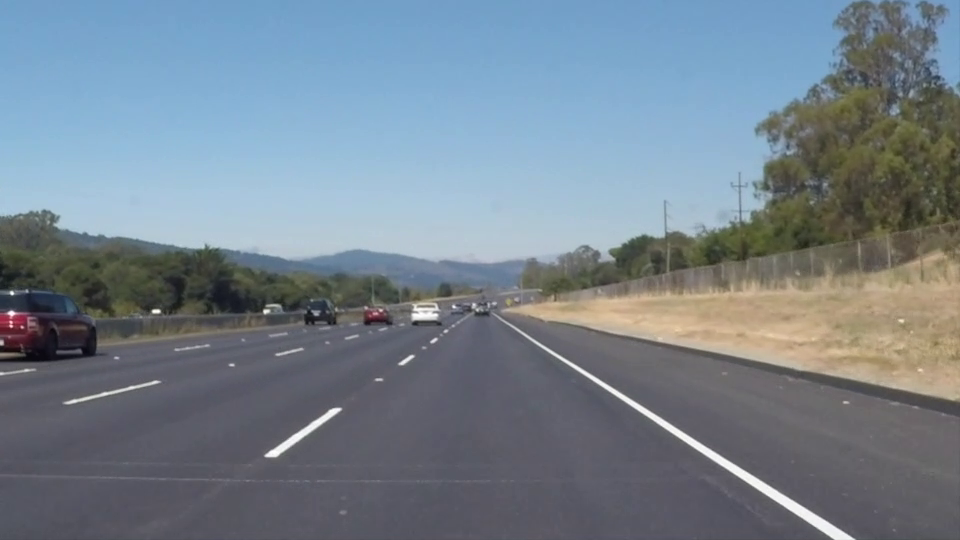
#> input picture frame 22 of OpenCV 06일차/실습/mov/solidWhiteRight.mp4, 960 x 540 px, given in place of ironman.mp4, which was not available
$ python opencv_18.py
#> lines starting #> are read from the running program, lines starting #| are printed output that depends on the picture; pictures that were not available may be replaced by others from this repository, and a replacement may not be noted
# OpenCV 유튜브 동영상에 사각형 그리기
import cv2
import numpy as np

capture = cv2.VideoCapture('mov/ironman.mp4',)

if capture.isOpened() == False:
    print("동영상을 열수없습니다.")
    exit(1)

while True:
    ret, img_frame = capture.read()
#> img_frame is the input picture: shape (540, 960, 3); mean B, G, R 141.9, 130.7, 117.7
    img_frame = cv2.resize(img_frame, dsize=(540, 380), interpolation=cv2.INTER_AREA)
#> img_frame: shape (380, 540, 3)
    capture_gray = cv2.cvtColor(img_frame, cv2.COLOR_BGR2GRAY)
    capture_grays = cv2.cvtColor(capture_gray, cv2.COLOR_GRAY2BGR)

    img_b, img_g, img_r = cv2.split(img_frame)  # 채널 분리
    height, width = img_frame.shape[:2]
#> height = 380; width = 540

    zero = np.zeros((height, width, 1), dtype=np.uint8)
    zeros = cv2.merge((zero, zero, zero))

    img_bs = cv2.merge((img_b, zero, zero))
    img_gs = cv2.merge((zero, img_g, zero))
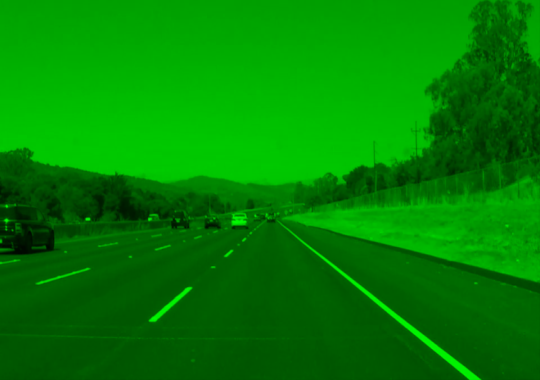
#> img_gs: shape (380, 540, 3); mean of channels 0, 1, 2 0, 130.7, 0; drawn as B, G, R
    img_rs = cv2.merge((zero, zero, img_r))
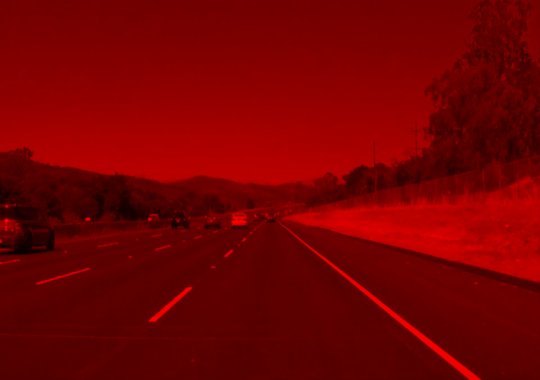
#> img_rs: shape (380, 540, 3); mean of channels 0, 1, 2 0, 0, 117.7; drawn as B, G, R

    cont = cv2.hconcat([img_frame, capture_grays])
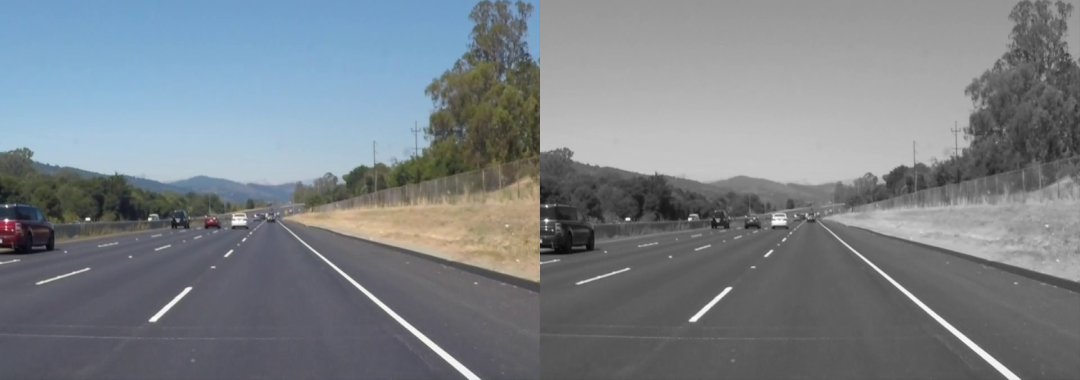
#> cont: shape (380, 1080, 3); mean B, G, R 135, 129.4, 122.9
    cont1 = cv2.hconcat([cont, zeros])
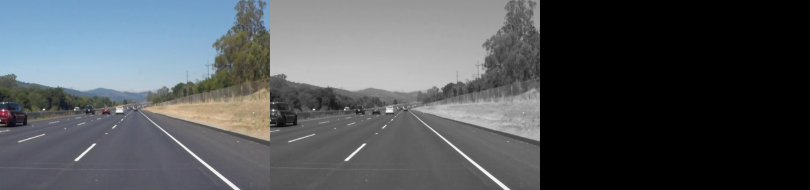
#> cont1: shape (380, 1620, 3) (shown at 1/2 size); mean B, G, R 90, 86.2, 81.9

    cont2 = cv2.hconcat([img_bs, img_gs])
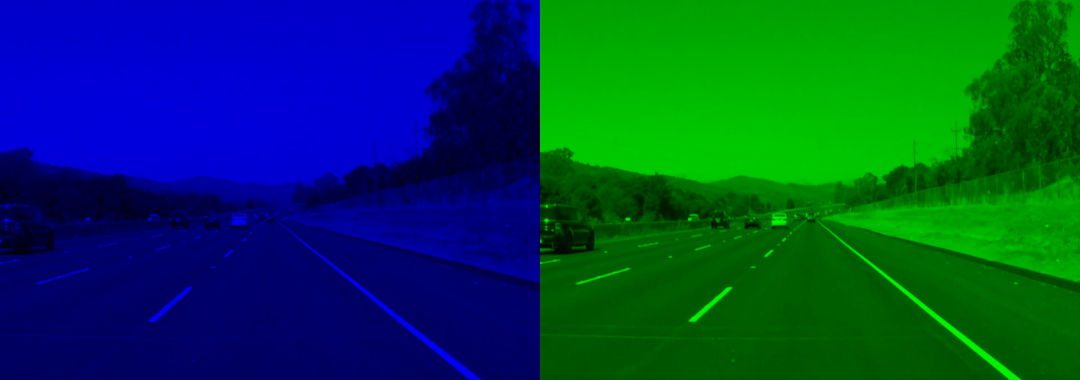
#> cont2: shape (380, 1080, 3); mean of channels 0, 1, 2 71, 65.3, 0; drawn as B, G, R
    cont3 = cv2.hconcat([cont2, img_rs])
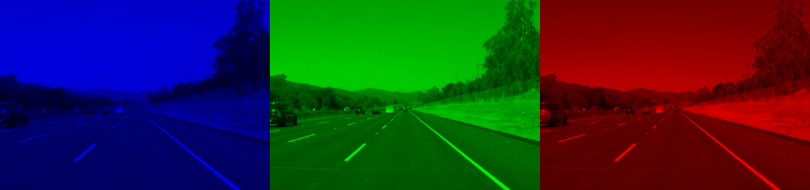
#> cont3: shape (380, 1620, 3) (shown at 1/2 size); mean of channels 0, 1, 2 47.3, 43.6, 39.2; drawn as B, G, R

    cont4 = cv2.vconcat([cont1, cont3])

    cv2.rectangle(cont4, (350, 150), (1350, 550), (255, 102, 178), thickness=3)
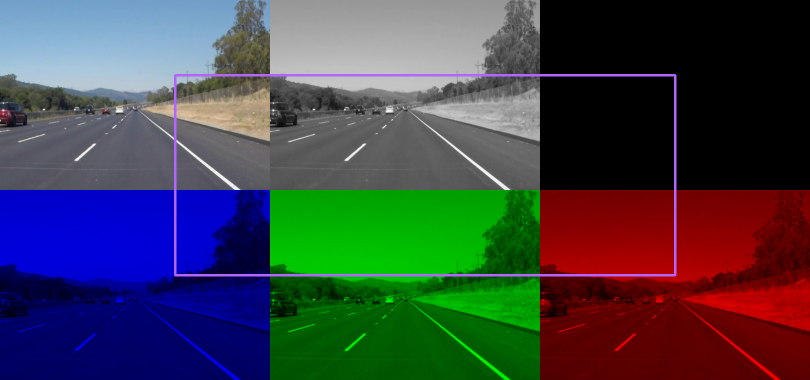
#> cont4: shape (760, 1620, 3) (shown at 1/2 size); mean B, G, R 70.8, 65.2, 61.8

    cv2.imshow('Video', cont4)

    # 동영상이 끝나면 재생되는 프레임의 위치를 0으로 다시 지정
    if capture.get(cv2.CAP_PROP_POS_FRAMES) == capture.get(cv2.CAP_PROP_FRAME_COUNT):
        capture.set(cv2.CAP_PROP_POS_FRAMES, 0)

    key = cv2.waitKey(20)
#> (key Esc is pressed here)
    if key == 27:  # ESC 키
        break

capture.release()
cv2.destroyAllWindows()

$ run again, starting later in the video
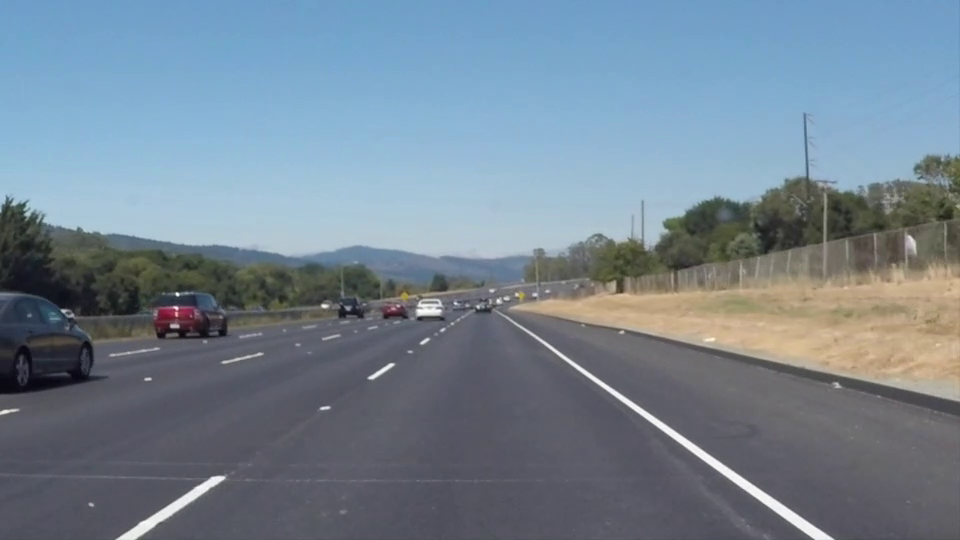
#> input picture frame 99 of OpenCV 06일차/실습/mov/solidWhiteRight.mp4, 960 x 540 px, given in place of ironman.mp4, which was not available
#> img_frame is the input picture: shape (540, 960, 3); mean B, G, R 146, 132.3, 116.7
#> img_frame: shape (380, 540, 3)
#> `cont3 = cv2.hconcat([cont2, img_rs])`:
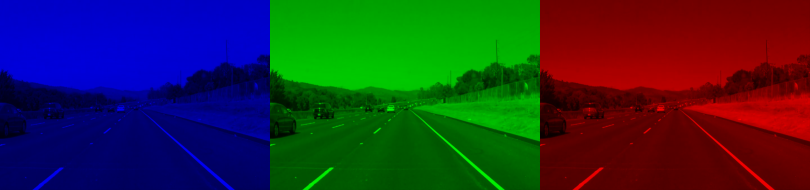
#> cont3: shape (380, 1620, 3) (shown at 1/2 size); mean of channels 0, 1, 2 48.7, 44.1, 38.9; drawn as B, G, R
#> `cv2.rectangle(cont4, (350, 150), (1350, 550), (255, 102, 178), thickne..`:
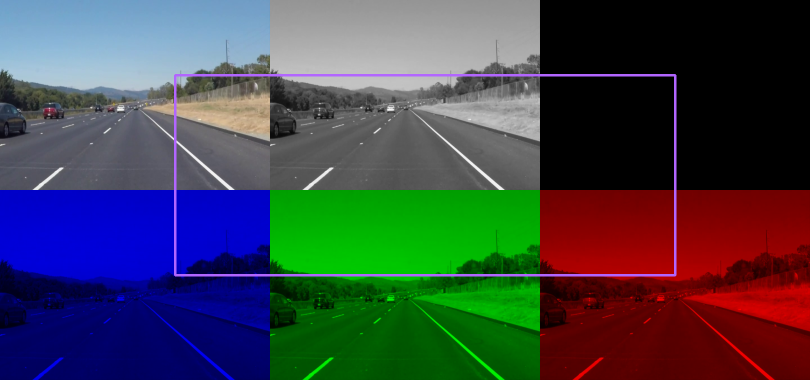
#> cont4: shape (760, 1620, 3) (shown at 1/2 size); mean B, G, R 72.4, 66, 61.7

$ run again, starting later in the video
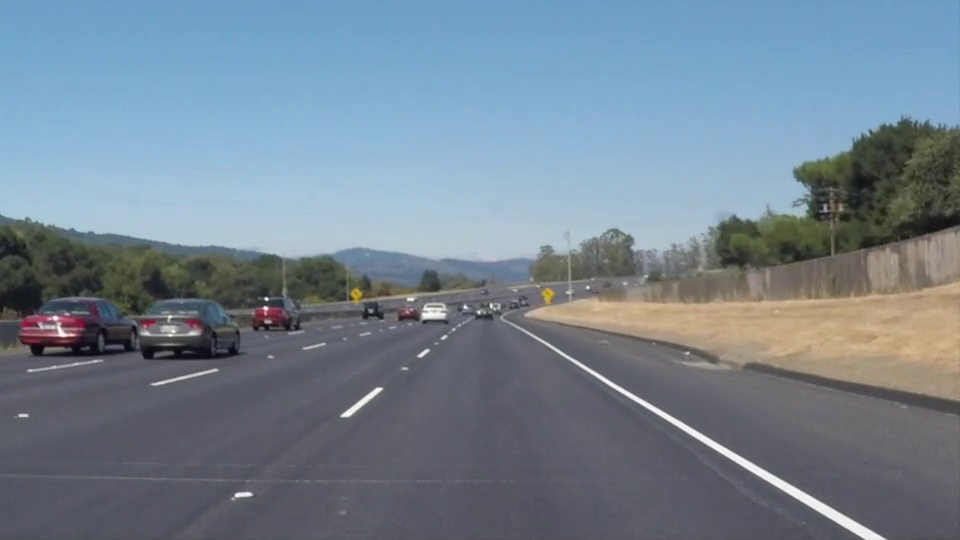
#> input picture frame 176 of OpenCV 06일차/실습/mov/solidWhiteRight.mp4, 960 x 540 px, given in place of ironman.mp4, which was not available
#> img_frame is the input picture: shape (540, 960, 3); mean B, G, R 145.2, 131.6, 116.5
#> img_frame: shape (380, 540, 3)
#> `cont3 = cv2.hconcat([cont2, img_rs])`:
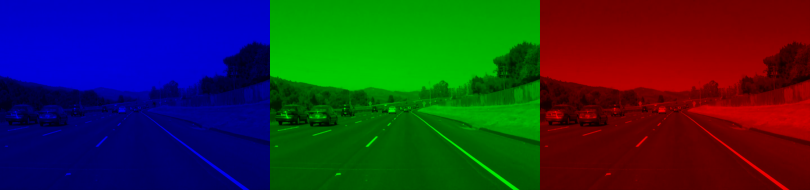
#> cont3: shape (380, 1620, 3) (shown at 1/2 size); mean of channels 0, 1, 2 48.4, 43.9, 38.8; drawn as B, G, R
#> `cv2.rectangle(cont4, (350, 150), (1350, 550), (255, 102, 178), thickne..`:
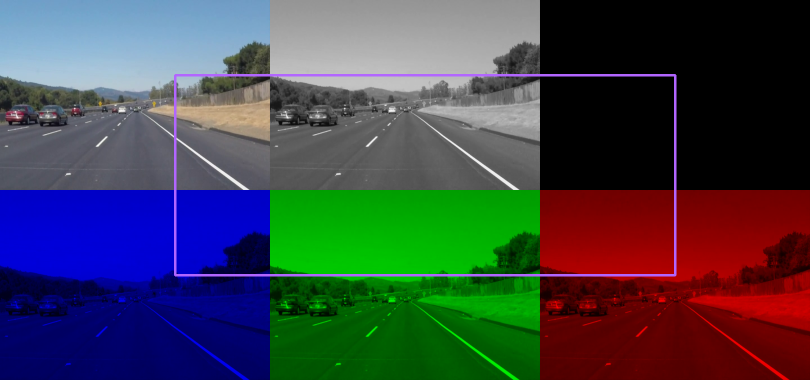
#> cont4: shape (760, 1620, 3) (shown at 1/2 size); mean B, G, R 72, 65.6, 61.5
